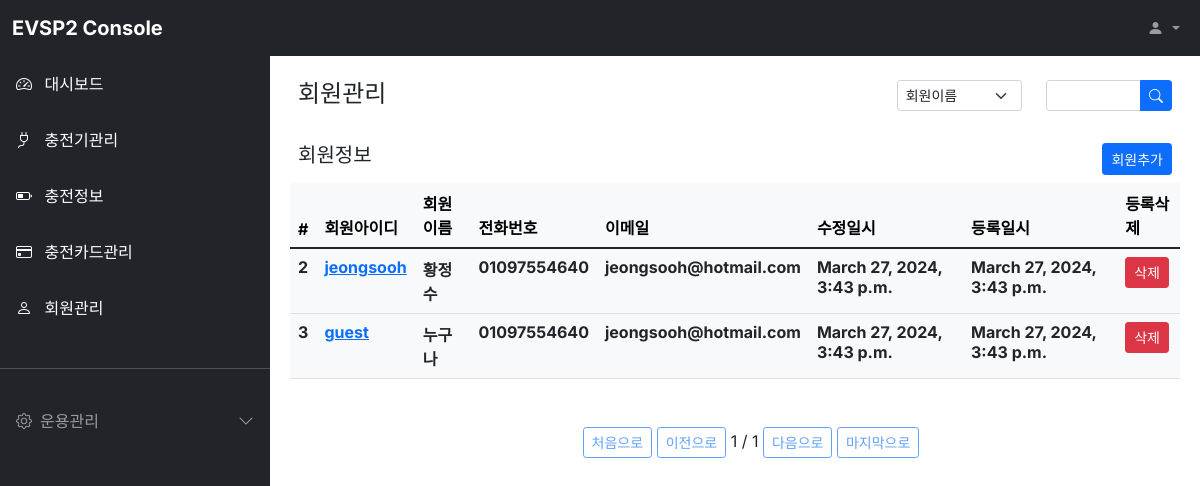
The page /user/ on the database its author committed.
### user/models.py (models this page shows, shortened)
class User(models.Model):
    userid = models.CharField(max_length=64, verbose_name='회원아이디')
    password = models.CharField(max_length=128, verbose_name='비밀번호')
    name = models.CharField(max_length=64, verbose_name='이름')
    email = models.EmailField(max_length=128, verbose_name='이메일')
    phone = models.CharField(max_length=64, verbose_name='전화번호')
    register_dttm = models.DateTimeField(auto_now_add=True, verbose_name='등록일시')
    last_use_dttm = models.DateTimeField(auto_now_add=True, verbose_name='최근사용일시')
    class Meta:
        db_table = 'evsp2_user'
        verbose_name = '회원'
        verbose_name_plural = '회원'

### user/views.py (the view)
# urls.py: path('', views.UserList.as_view()),
class UserList(ListView):
  model = User
  template_name='user.html'
  context_object_name = 'userList'
  paginate_by = 2
  queryset = User.objects.all()
  def get_queryset(self):
    queryset = User.objects.all()
    query = self.request.GET.get("q", None)
    if query is not None:
      queryset = queryset.filter(
        Q(userid__icontains=query)
      )
    return queryset

### user/templates/user.html (shortened to what this page needs)
{% extends "base.html" %}
{% block contents %}
<div class="row mt-3 mx-3">
  <div class="col-md-8 fw-bold"><h4>회원관리</h4></div>
  <div class="col-md-2">
    <select class="form-select form-select-sm" aria-label="Default select example">
      <option selected>회원이름</option>
    </select>
  </div>
  <div class="col-md-2 ">
    <form method="get" action="/user">
      <div class="input-group input-group-sm">
        <input type="text" class="form-control" name="q" placeholder="" aria-label="Recipient's userid" aria-describedby="button-addon2">
        <button class="btn btn-primary" type="submit" id="button-addon2">
          <i class="bi bi-search"></i>
        </button>
      </div>
    </form>
  </div>
</div>
<div class="row mt-3 mx-3">
  <div class="col-md-9 fw-bold"><h5>회원정보</h5></div>
  <div class="col-md-3 d-grid justify-content-md-end">
    <button class="btn btn-primary btn-sm"
      onclick="location.href='/user/register/'">회원추가
    </button>
  </div>
</div>
<div class="row mt-2 mx-2">
  <div class="col-12">
    {% load infolist_extras %}
    <table class="table table-light">
      <thead class="thead-light">
        <tr>
          <th scope="col">#</th>
          <th scope="col">회원아이디</th>
          <th scope="col">회원이름</th>
          <th scope="col">전화번호</th>
          <th scope="col">이메일</th>
          <th scope="col">수정일시</th>
          <th scope="col">등록일시</th>
          <th scope="col">등록삭제</th>
        </tr>
      </thead>
      <tbody class="text-dark">
        {% for user in userList %}
        <tr>
          <th scope="row">{{ user.id }}</th>
          <th><a href="/user/{{ user.id }}">{{ user.userid }}</a></th>
          <th>{{ user.name }}</th>
          <th>{{ user.phone }}</th>
          <th>{{ user.email }}</th>
          <th>{{ user.last_use_dttm }}</th>
          <th>{{ user.register_dttm }}</th>
          <th><a class="btn btn-primary btn-sm btn-danger" id="user-{{ user.id }}" href="/user/{{ user.id }}/delete" target="_blank">삭제</a></th>
        </tr>
        {% endfor %}
      </tbody>
    </table>
    <div class="pagination justify-content-center mt-5">
      <ul class="step-links">
        {% if page_obj.has_previous %}
        <a class="btn btn-sm btn-outline-primary" href="{% my_url 1 'page' request.GET.urlencode %}">처음으로</a>
        <a class="btn btn-sm btn-outline-primary" href="{% my_url page_obj.previous_page_number 'page' request.GET.urlencode %}">이전으로</a>
        {% else %}
        <a class="btn btn-sm btn-outline-primary disabled" href="#">처음으로</a>
        <a class="btn btn-sm btn-outline-primary disabled" href="#">이전으로</a>
        {% endif %}
      <span class="current">
        {{ page_obj.number }} / {{ page_obj.paginator.num_pages }}
      </span>
        {% if page_obj.has_next %}
        <a class="btn btn-sm btn-outline-primary" href="{% my_url page_obj.next_page_number 'page' request.GET.urlencode %}">다음으로</a>
        <a class="btn btn-sm btn-outline-primary" href="{% my_url page_obj.paginator.num_pages 'page' request.GET.urlencode %}">마지막으로</a>
        {% else %}
        <a class="btn btn-sm btn-outline-primary disabled" href="#">다음으로</a>
        <a class="btn btn-sm btn-outline-primary disabled" href="#">마지막으로</a>
        {% endif %}
      </ul>
    </div>
  </div>
</div>
{% endblock %}

### static/style.css (style rules this page uses)
body, button { font-family: "Inter", sans-serif; }
:root { --offcanvas-width: 270px; --topNavbarHeight: 56px; }
@media (min-width: 992px) { body { overflow: auto !important; } }

### rows shown on the page
User: id "2", userid "jeongsooh", name "황정수", phone "01097554640", email "jeongsooh@hotmail.com", last_use_dttm "March 27, 2024, 3:43 p.m.", register_dttm "March 27, 2024, 3:43 p.m."
User: id "3", userid "guest", name "누구나", phone "01097554640", email "jeongsooh@hotmail.com", last_use_dttm "March 27, 2024, 3:43 p.m.", register_dttm "March 27, 2024, 3:43 p.m."

### other values the page prints
{{ page_obj.number }} "1"
{{ page_obj.paginator.num_pages }} "1"
